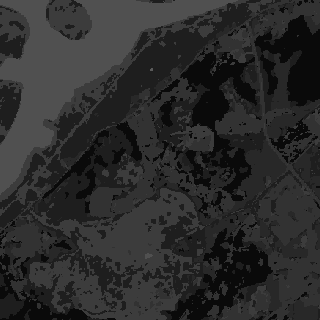
#> input picture dist/cover.png, 320 x 320 px
$ python ground_materials.py
#> lines starting #> are read from the running program, lines starting #| are printed output that depends on the picture
"""Generate illustrative terrain finishes in metres; WorldCover supplies only the class mask."""
from pathlib import Path
import numpy as np
from PIL import Image, ImageDraw
from scipy.ndimage import gaussian_filter

DIST = Path(__file__).resolve().parents[1] / 'dist'
CLASSES = [10, 30, 40, 50, 60, 80, 90, 20]
SIZE = 256
TILE_METRES = 4


def smooth(field, sigma):
    return gaussian_filter(field, sigma, mode='wrap')


def unit(field):
    return (field - field.mean()) / max(field.std(), 1e-6)


def band(rng, size, sigma):
    return unit(smooth(rng.normal(size=(size, size)).astype('float32'), sigma))


def flecks(rng, count, length, width, slant=None):
    # Wrap each feature crossing the edge, including its blurred shoulders.
    layer = Image.new('L', (SIZE, SIZE))
    draw = ImageDraw.Draw(layer)
    for _ in range(count):
        x, y = rng.uniform(0, SIZE, 2)
        a = rng.uniform(0, np.pi * 2) if slant is None else rng.normal(slant, .27)
        span = rng.uniform(*length)
        dx, dy = span * np.cos(a), span * np.sin(a)
        stroke = int(rng.integers(1, width + 1))
        tone = int(rng.integers(60, 236))
        for ox in (-SIZE, 0, SIZE):
            for oy in (-SIZE, 0, SIZE):
                draw.line((x+ox, y+oy, x+dx+ox, y+dy+oy), fill=tone, width=stroke)
    return smooth(np.asarray(layer, dtype='float32') / 255, .65)


def detail(code):
    rng = np.random.default_rng(2411 + code)
    broad = band(rng, SIZE, 9)
    medium = band(rng, SIZE, 2.1)
    grit = band(rng, SIZE, .62)
    # Heights in metres on a 4 m tile. A separate reflectance term describes
    # dry leaf fragments, loose grains and small depressions under diffuse light.
    if code == 10:
        fragments = flecks(rng, 1150, (2, 8), 4)
        twigs = flecks(rng, 60, (6, 22), 2)
        height = .010*broad + .005*medium + .009*fragments + .016*twigs
        reflect = .23*medium + .55*fragments + .55*twigs
    elif code == 20:
        shrubs = np.maximum(0, .75*broad + .48*medium - .25)
        litter = flecks(rng, 460, (3, 11), 3)
        height = .010*broad + .015*shrubs + .004*grit + .010*litter
        reflect = .21*medium + .34*shrubs + .45*litter - .18*np.maximum(0, -broad)
    elif code == 30:
        blades = flecks(rng, 1400, (2, 8), 2, -.9)
        height = .006*broad + .003*medium + .013*blades
        reflect = .15*medium + .9*blades
    elif code == 40:
        clods = np.maximum(0, medium + .22*grit)
        height = .015*broad + .010*clods + .0025*grit
        reflect = .20*broad + .38*clods
    elif code == 50:
        aggregate = np.maximum(0, grit - .70)
        height = .0035*broad + .0012*medium + .0035*aggregate
        reflect = .32*aggregate + .18*medium
    elif code == 60:
        chips = flecks(rng, 445, (1, 7), 4)
        height = .013*broad + .006*medium + .0025*grit + .015*chips
        reflect = .25*medium + .78*chips
    elif code == 80:
        # Several independent wave packets meeting at shallow angles.
        y, x = np.mgrid[:SIZE, :SIZE] * (2*np.pi/SIZE)
        phase = .65*broad
        height = .005*np.sin(4*x+13*y+phase) + .0022*np.sin(8*x-21*y+.35*phase)
        reflect = .10 * broad
    else:
        silt = band(rng, SIZE, (1.7, 5))
        height = .006*broad + .005*silt + .0012*grit
        reflect = .26*silt + .12*medium
    # With UV increasing northwards, image rows increase in the -V direction.
    slope_x = (np.roll(height, -1, 1) - np.roll(height, 1, 1)) * SIZE / (2*TILE_METRES)
    slope_south = (np.roll(height, -1, 0) - np.roll(height, 1, 0)) * SIZE / (2*TILE_METRES)
    normal = np.stack((-slope_x, slope_south, np.ones_like(height)), axis=-1)
    normal /= np.linalg.norm(normal, axis=-1, keepdims=True)
    encode = lambda a: Image.fromarray(np.uint8(np.clip(a, 0, 255))).convert('RGB')
    plan = 128 + 61*np.clip(reflect-reflect.mean(), -1, 1) + 106*(slope_x + .75*slope_south)
    if code == 80:
        occlusion = np.full_like(height, 255)
    else:
        pits = np.maximum(0, smooth(height, 3)-height)
        occlusion = 252 - np.clip(5200*pits+25*np.maximum(0, -reflect), 0, 65)
    return [encode(normal * 127.5 + 127.5), encode(plan), encode(occlusion)]


def regional_tone():
    # Continuous 2 m illustrative variation, feathered at WorldCover boundaries.
    # Water keeps its source colour. Slopes and field edges are never displaced.
    size = 1600
    rng = np.random.default_rng(3107)
    regional = band(rng, size, 9)
    patch = band(rng, size, 2.5)
    soil = band(rng, size, .75)
    cover = np.array(Image.open(DIST/'cover.png').convert('L'))
    cover[cover == 20] = 30
    variations = {
        10: (8*regional + 8*patch + 6*soil, (1.0, .91, .74)),
        30: (5*regional + 7*patch + 4*soil, (1.03, .88, .56)),
        40: (10*regional + 5*patch + 4*soil, (1.12, .91, .66)),
        50: (3*regional + 3*patch + 3*soil, (.96, .96, .91)),
        60: (7*regional + 7*patch + 7*soil, (1.10, .96, .81)),
        90: (4*regional + 4*patch + 2*soil, (.83, .95, .91)),
    }
    rgb = np.full((size, size, 3), 128, dtype='float32')
    for code, (tone, tint) in variations.items():
        mask = Image.fromarray(np.uint8(cover == code)*255).resize((size, size), Image.Resampling.BILINEAR)
        weight = np.asarray(mask, dtype='float32') / 255
        rgb += (weight * tone)[:, :, None] * np.array(tint, dtype='float32')
    Image.fromarray(np.uint8(np.clip(rgb, 0, 255))).save(DIST/'ground-tone.webp', quality=86, method=6)


if __name__ == '__main__':
    atlas = Image.new('RGB', (SIZE * len(CLASSES), SIZE * 3))
#> atlas: PIL image 2048x768 RGB; every value is 0
    for i, code in enumerate(CLASSES):
        for row, tile in enumerate(detail(code)):
            atlas.paste(tile, (i * SIZE, row * SIZE))
#> this loop made 8 passes
#> pass 1, in detail, `fragments = flecks(rng, 1150, (2, 8), 4)`:
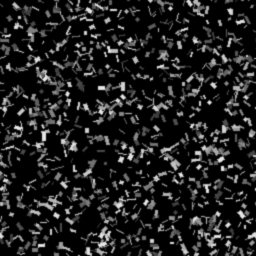
#> fragments: shape (256, 256) float32; min 0, max 0.914, mean 0.123
#> pass 1, in detail, `twigs = flecks(rng, 60, (6, 22), 2)`:
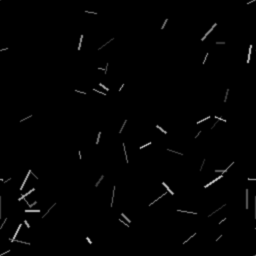
#> twigs: shape (256, 256) float32; min 0, max 0.789, mean 0.0103
#> pass 1, in detail, `height = .010*broad + .005*medium + .009*fragments + .016*twigs`:
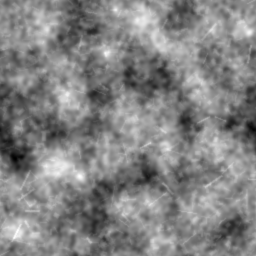
#> height: shape (256, 256) float32; min -0.041, max 0.0411, mean 0.00127; drawn with min black and max white
#> after the loop:
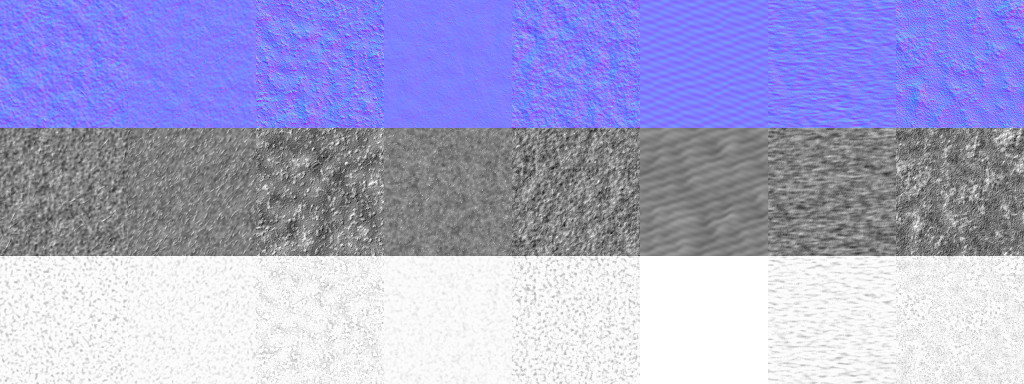
#> atlas: PIL image 2048x768 RGB (shown at 1/2 size); mean R, G, B 166.2, 166.2, 207.8
#> after the loop:
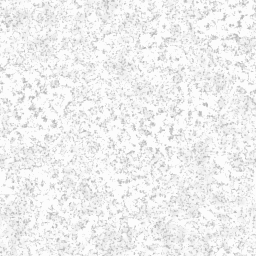
#> tile: PIL image 256x256 RGB; min 187, max 252, mean 239.1
    atlas.save(DIST/'ground-grain.webp', lossless=True, method=6, exact=True)
    regional_tone()
#> in regional_tone, cover is the input picture: shape (320, 320); min 10, max 90, mean 43.3
#> the loop in regional_tone, `for code, (tone, tint) in variations.items():` made 6 passes
#> pass 1, in regional_tone, `rgb += (weight * tone)[:, :, None] * np.array(tint, dtype='float32')`:
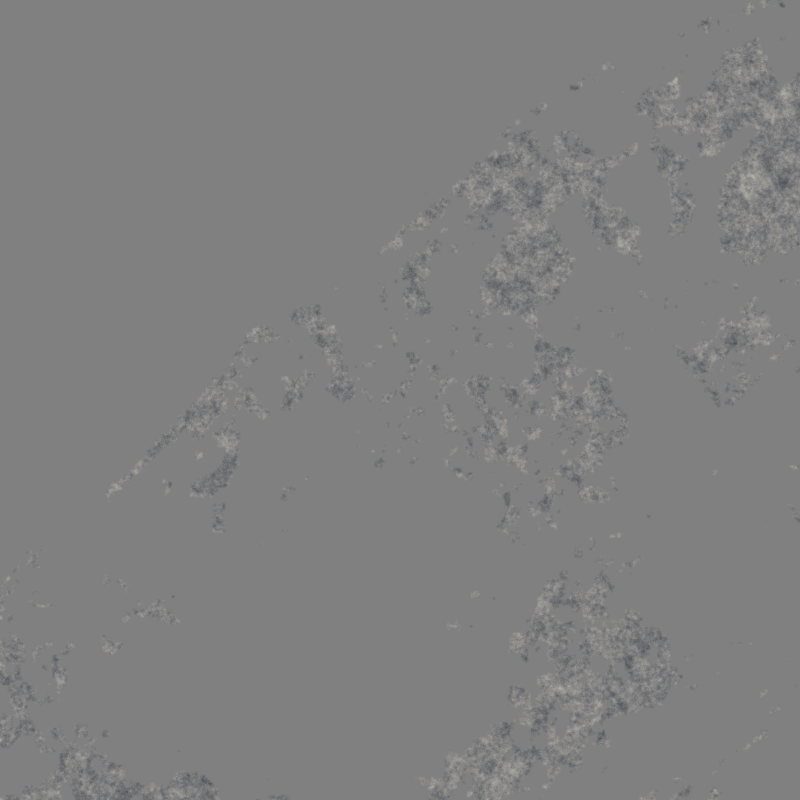
#> rgb: shape (1600, 1600, 3) float32 (shown at 1/2 size); mean of channels 0, 1, 2 128, 128, 128; drawn as R, G, B
#> pass 2, in regional_tone, `mask = Image.fromarray(np.uint8(cover == code)*255).resize((size, size..`:
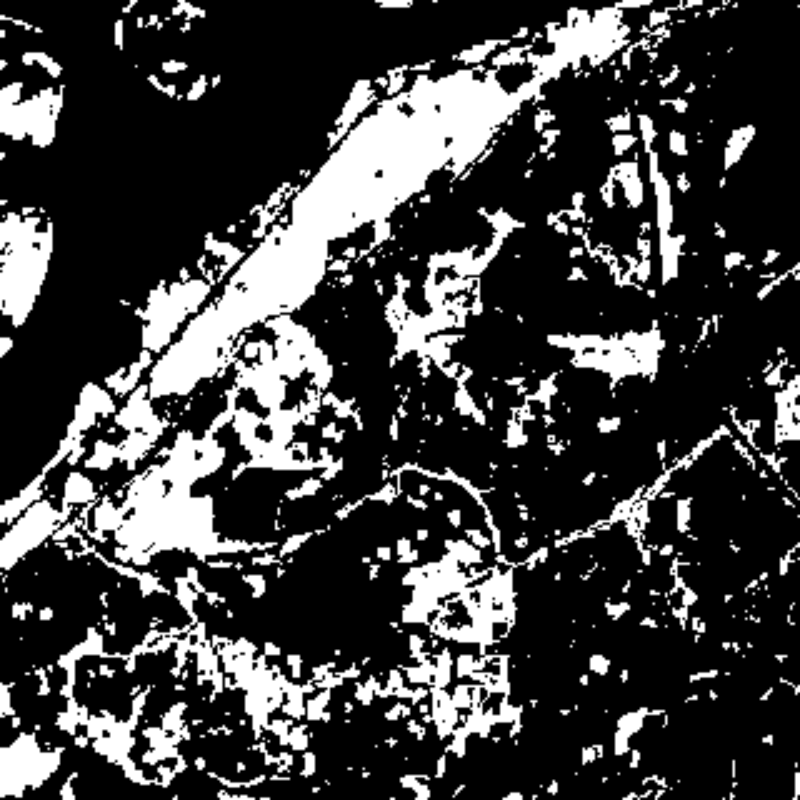
#> mask: PIL image 1600x1600 L (shown at 1/2 size); min 0, max 255, mean 64.3
